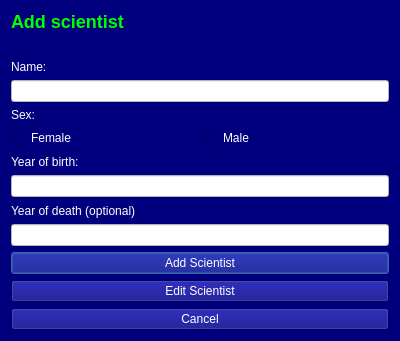
<?xml version="1.0" encoding="UTF-8"?>
<ui version="4.0">
 <class>Add_scientist</class>
 <widget class="QDialog" name="Add_scientist">
  <property name="geometry">
   <rect>
    <x>0</x>
    <y>0</y>
    <width>400</width>
    <height>341</height>
   </rect>
  </property>
  <property name="windowTitle">
   <string>Add scientist</string>
  </property>
  <property name="autoFillBackground">
   <bool>false</bool>
  </property>
  <property name="styleSheet">
   <string notr="true">background-color: rgb(0, 0, 127);
color: rgb(255, 255, 255);</string>
  </property>
  <layout class="QVBoxLayout" name="verticalLayout">
   <item>
    <widget class="QLabel" name="label_Title">
     <property name="text">
      <string>&lt;html&gt;&lt;head/&gt;&lt;body&gt;&lt;p&gt;&lt;span style=&quot; font-size:x-large; font-weight:600; color:#00ff00;&quot;&gt;Add scientist&lt;/span&gt;&lt;/p&gt;&lt;/body&gt;&lt;/html&gt;</string>
     </property>
    </widget>
   </item>
   <item>
    <widget class="QLabel" name="label_error_add_sceintist">
     <property name="text">
      <string/>
     </property>
    </widget>
   </item>
   <item>
    <layout class="QHBoxLayout" name="horizontalLayout">
     <item>
      <widget class="QLabel" name="label_Name">
       <property name="text">
        <string>Name:</string>
       </property>
      </widget>
     </item>
     <item>
      <widget class="QLabel" name="label_error_scientist_name">
       <property name="text">
        <string/>
       </property>
      </widget>
     </item>
    </layout>
   </item>
   <item>
    <widget class="QLineEdit" name="add_name">
     <property name="styleSheet">
      <string notr="true">background-color: rgb(255, 255, 255);
color: rgb(0, 0, 0);</string>
     </property>
    </widget>
   </item>
   <item>
    <layout class="QHBoxLayout" name="horizontalLayout_2">
     <item>
      <widget class="QLabel" name="label_Sex">
       <property name="text">
        <string>Sex:</string>
       </property>
      </widget>
     </item>
     <item>
      <widget class="QLabel" name="label_error_scientist_sex">
       <property name="text">
        <string/>
       </property>
      </widget>
     </item>
    </layout>
   </item>
   <item>
    <layout class="QHBoxLayout" name="horizontalLayout_4">
     <item>
      <widget class="QRadioButton" name="button_female">
       <property name="text">
        <string>Female</string>
       </property>
      </widget>
     </item>
     <item>
      <widget class="QRadioButton" name="button_male">
       <property name="text">
        <string>Male</string>
       </property>
      </widget>
     </item>
    </layout>
   </item>
   <item>
    <layout class="QHBoxLayout" name="horizontalLayout_3">
     <item>
      <widget class="QLabel" name="label_YearOfBirth">
       <property name="text">
        <string>Year of birth:</string>
       </property>
      </widget>
     </item>
     <item>
      <widget class="QLabel" name="label_error_scientist_birth">
       <property name="text">
        <string/>
       </property>
      </widget>
     </item>
    </layout>
   </item>
   <item>
    <widget class="QLineEdit" name="add_yearOfBirth">
     <property name="styleSheet">
      <string notr="true">background-color: rgb(255, 255, 255);
color: rgb(0, 0, 0);</string>
     </property>
    </widget>
   </item>
   <item>
    <widget class="QLabel" name="label_YearOfDeath">
     <property name="text">
      <string>Year of death (optional)</string>
     </property>
    </widget>
   </item>
   <item>
    <widget class="QLineEdit" name="add_yearOfDeath">
     <property name="styleSheet">
      <string notr="true">background-color: rgb(255, 255, 255);
color: rgb(0, 0, 0);</string>
     </property>
     <property name="text">
      <string/>
     </property>
    </widget>
   </item>
   <item>
    <widget class="QPushButton" name="add_scientist_button">
     <property name="text">
      <string>Add Scientist</string>
     </property>
    </widget>
   </item>
   <item>
    <widget class="QPushButton" name="edit_scientist_button">
     <property name="text">
      <string>Edit Scientist</string>
     </property>
    </widget>
   </item>
   <item>
    <widget class="QPushButton" name="Cancel_button">
     <property name="text">
      <string>Cancel</string>
     </property>
    </widget>
   </item>
  </layout>
 </widget>
 <resources/>
 <connections/>
</ui>
